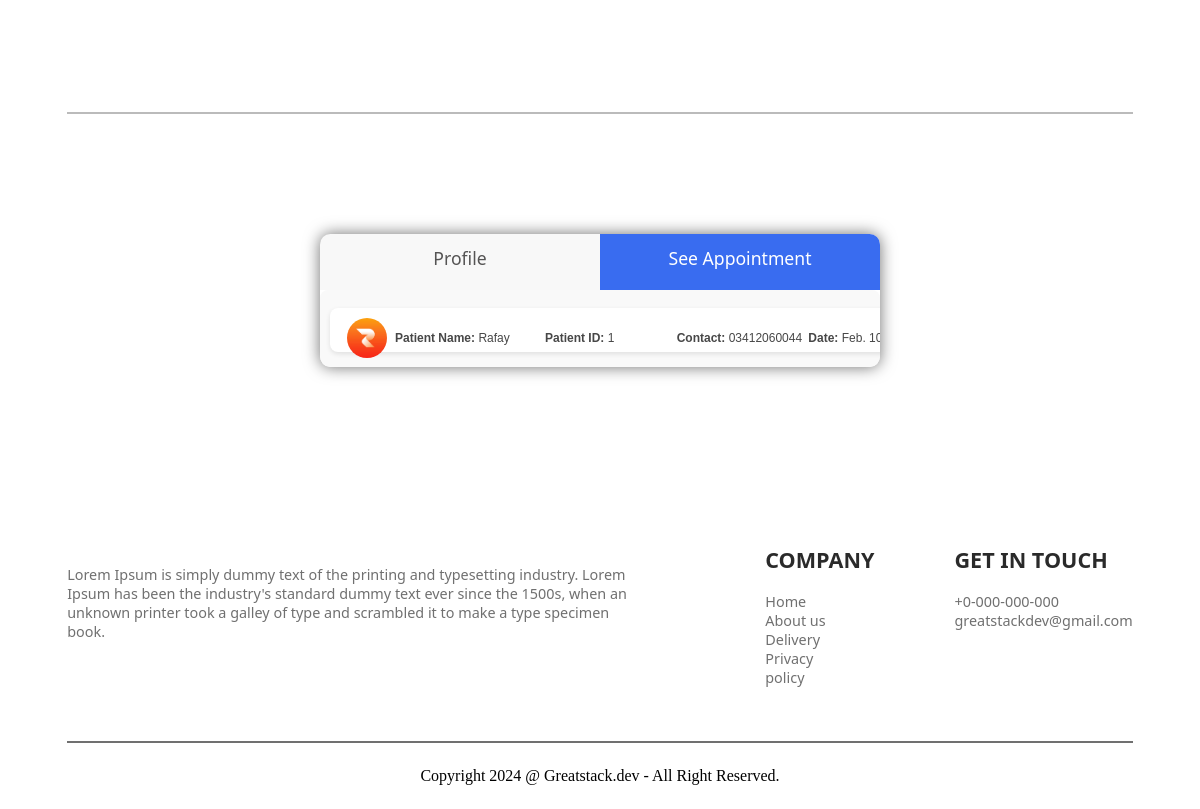
/visitDoctorSeeAppointment/5/, run on the app's committed database.
### api/models.py (models this page shows, shortened)
class Appointment(models.Model):
    doctor = models.ForeignKey(Doctor, on_delete=models.CASCADE)  # The doctor for the appointment
    patient = models.ForeignKey(Patient, on_delete=models.CASCADE)  # The patient booking the appointment
    appointment_date = models.DateTimeField()  # Date and time of the appointment
    class Meta:
        ordering = ['appointment_date']  # Sort appointments by date

class Patient(models.Model):
    patient_id = models.AutoField(primary_key=True)
    full_name = models.CharField(max_length=255)
    email = models.EmailField(unique=True)
    password = models.CharField(max_length=255)
    contact_number = models.CharField(max_length=15, unique=True)  # Contact number (unique)
    address = models.TextField()  # Address
    dob = models.DateField()  # Date of birth
    gender = models.CharField(max_length=10)  # Gender
    profile_picture = models.BinaryField(null=True, blank=True)  # To store binary image data

### api/adminviews.py (the view)
# urls.py: path('visitDoctorSeeAppointment/<int:doctor_id>/', adminviews.visitDoctorSeeAppointment, name='visitDoctorSeeAppointment'),
def visitDoctorSeeAppointment(request, doctor_id):
    doctor = get_object_or_404(Doctor, doctor_id=doctor_id)
    appointments = Appointment.objects.filter(doctor=doctor)
    appointments_with_images = []
    for appointment in appointments:
        patient = appointment.patient
        image_base64 = convert_image_base64(patient.profile_picture) if patient.profile_picture else None
        appointments_with_images.append({
            'appointment': appointment,
            'image_base64': image_base64
        })
    context = {
        'doctor': doctor,
        'appointments_with_images': appointments_with_images
    }
    return render(request, 'visitDoctorSeeAppointment.html', context)

### api/adminviews.py (called while the page is built)
def convert_image_base64(image_binary):
    if image_binary:
        try:
            return base64.b64encode(image_binary).decode('utf-8')
        except Exception as e:
            print(f"Error converting image: {e}")
    return None

### templatesadmin/visitDoctorSeeAppointment.html (shortened to what this page needs)
{% load static %}
<!DOCTYPE html>
<html lang="en">
<head>
    <link rel="stylesheet" href="{% static 'style.css' %}">
</head>
<body>
    <section class="navbar">
    </section>
    <section class="dashboard">
        <div class="dashboard-content">
            <div class="dashboard-button" >
                {% if doctor.doctor_id %}
                    <a href="{% url 'visit_profile_doctor' doctor_id=doctor.doctor_id %}">Profile</a>
                {% else %}
                    <p style="font-size: 12px;">Doctor ID is missing.</p>
                {% endif %}
                <a class="active-div" href="{% url 'visitDoctorSeeAppointment' doctor_id=doctor.doctor_id %}" >See Appointment</a>
            </div>
            <div class="dashboard-form main-appointment" style="display: flex; flex-direction: column; gap: 10px; padding: 10px; background-color: #f9f9f9; border-radius: 8px;">
             {% for appointment in appointments_with_images %}
                    <div class="see-appointment" style="background-color: #fff; padding: 10px; min-width: 600px; border-radius: 8px; box-shadow: 0 2px 5px rgba(0,0,0,0.1); margin-bottom: 5px; display: flex; justify-content: space-evenly; align-items: center; flex-wrap: wrap;">
                        <div class="see-appointment-details" style="flex: 0 1 50px; display: flex; justify-content:space-evenly; align-items: center; margin-right: 5px;">
                            {% if appointment.appointment.patient.profile_picture %}
                            <img alt="{{ appointment.appointment.patient.full_name }}'s profile picture" style="width: 40px; height: 40px; border-radius: 50%; object-fit: cover;">
                            {% else %}
                                <p style="font-size: 12px;">No image available</p>
                            {% endif %}
                        </div>
                        <div class="see-appointment-details" style="flex: 1; min-width: 150px; font-size: 12px;">
                            <strong>Patient Name:</strong> {{ appointment.appointment.patient.full_name }}
                        </div>
                        <div class="see-appointment-details" style="flex: 1; min-width: 20px; font-size: 12px;">
                            <strong>Patient ID:</strong> {{ appointment.appointment.patient.patient_id }}
                        </div>
                        <div class="see-appointment-details" style="flex: 1; min-width: 50px; font-size: 12px;">
                            <strong>Contact:</strong> {{ appointment.appointment.patient.contact_number }}
                        </div>
                        <div class="see-appointment-details" style="flex: 1; min-width: 120px; font-size: 12px;">
                            <strong>Date:</strong> {{ appointment.appointment.appointment_date.date }}
                        </div>
                    </div>
                {% empty %}
                    <div class="see-appointment" style="background-color: #fff; padding: 10px; border-radius: 8px; box-shadow: 0 2px 5px rgba(0,0,0,0.1); font-size: 12px;">
                        No appointments found for this doctor.
                    </div>
                {% endfor %}
            </div>
        </div>
    </section>
    <section class="footer book-appointment-footer">
        <div class="footer-1">
            <div class="footer-1div">
                <br><br>
                Lorem Ipsum is simply dummy text of the printing and typesetting industry. Lorem Ipsum has been the
                industry's standard dummy text ever since the 1500s, when an unknown printer took a galley of type and
                scrambled it to make a type specimen book.
            </div>
            <div class="footer-1div">
                <h2>COMPANY</h2>
                <ul>
                    <li>Home</li>
                    <li>About us</li>
                    <li>Delivery</li>
                    <li>Privacy policy</li>
                </ul>
            </div>
            <div class="footer-1div">
                <h2>GET IN TOUCH</h2>
                <ul>
                    <li>+0-000-000-000</li>
                    <li>greatstackdev@gmail.com</li>
                </ul>
            </div>
        </div>
        <div class="footer-2">
            <div class="footer-2-text">Copyright 2024 @ Greatstack.dev - All Right Reserved.</div>
        </div>
    </section>
</body>
</html>

### static/style.css (style rules this page uses)
.navbar { margin: auto; width: 90%; margin-top: 2vh; height: 12vh; border-bottom: 2px solid rgba(128, 128, 128, 0.534); display: flex; flex-direction: row; justify-content: space-between; align-items: center; }
.footer-1 { width: 90%; margin: auto; display: flex; column-gap: 10vh; padding-bottom: 5vh; border-bottom: 2px solid #707070; }
.footer-1 .footer-1div { color: #707070; font-family: 'Segoe UI', Tahoma, Geneva, Verdana, sans-serif; font-weight: 500; font-size: 0.9em; }
.footer-1 h2 { color: rgba(0, 0, 0, 0.836); position: relative; left: 5vh; }
.footer-1div ul { list-style: none; }
.footer { position: relative; top: 10vh; }
.footer-2 { padding-top: 3vh; display: flex; justify-content: center; color: black; font-family:Cambria, Cochin, Georgia, Times, 'Times New Roman', serif; padding-bottom: 3vh; }
.dashboard { position: relative; top: 15vh; display: flex; justify-content: center; }
.dashboard-content { box-shadow: 0px 0px 2vh#707070; width: 70vh; display: flex; flex-direction: column; border-radius: 1.3vh; overflow: hidden; }
.dashboard-button { display: flex; flex-direction: row; height: 7vh; }
.dashboard-button a { padding-top: 1.5vh; text-align: center; width: 100%; font-size: 1.1em; font-family:'Segoe UI', Tahoma, Geneva, Verdana, sans-serif; font-weight: 500; background-color: rgba(0, 0, 0, 0.027); border-style: none; }
.dashboard-button a { text-decoration: none; color: #555454; }
.dashboard-button .active-div { background-color: #396CF0; color: white; }
.book-appointment-footer { position: relative; top: 35vh; }
.main-appointment { display: flex; flex-direction: row; justify-content: space-evenly; align-items: center; font-family:sans-serif; color: #474747; font-weight: 500; }
.see-appointment { margin-top: 1vh; height: 3vh; }
.see-appointment img { height: 6vh; width: 6vh; }
.dashboard-form.main-appointment { display: flex; flex-wrap: wrap; gap: 20px; padding: 20px; background-color: #f4f4f4; border-radius: 10px; }
.see-appointment { width: 100%; padding: 10px; margin-bottom: 10px; background-color: #fff; border-radius: 5px; box-shadow: 0 2px 5px rgba(0, 0, 0, 0.1); }
.see-appointment strong { font-weight: bold; }
.see-appointment img { max-width: 100%; height: auto; border-radius: 5px; }

### data on the page
Appointment: appointment.patient.full_name "Rafay", appointment.patient.patient_id "1", appointment.patient.contact_number "03412060044", appointment.appointment_date "Feb.…"
